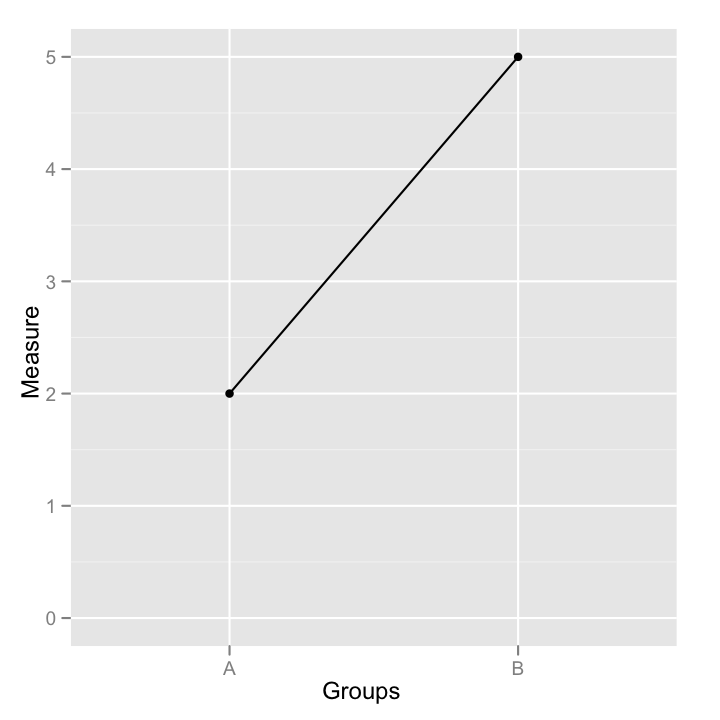

Reproduce this figure in R.
p <- ggplot(data, aes(Groups, Measure))+
	geom_point()+
	geom_line(aes(group = 1))+
	expand_limits(y = 0)
	
print(p)
